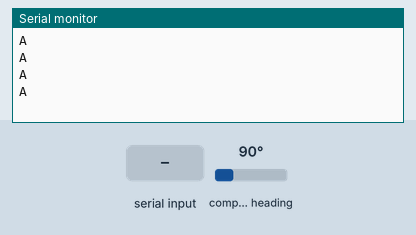
Simulated run of this sketch. Board: Arduino Uno, built with avr-gcc and run on an emulated ATmega328P. On the bench: the last lines printed to the serial monitor. Wiring (inferred from the names in the program): HMC5883L compass at I2C address 0x1E. The inputs (shaded band) are chosen by the test bench; at power-on: compass heading 90°.

Above: at 1.1 s.
1.2 s: "90,45,200\n" received over Serial
At 1.63 s:
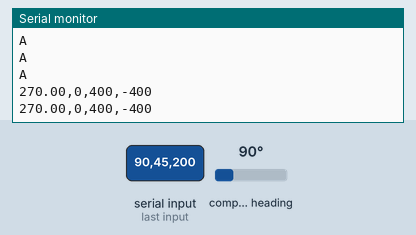
3.4 s: compass heading set to 180°
At 3.45 s:
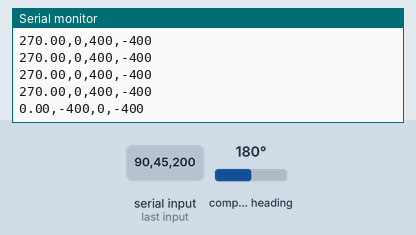
6.4 s: "5\n" received over Serial
At 6.65 s:
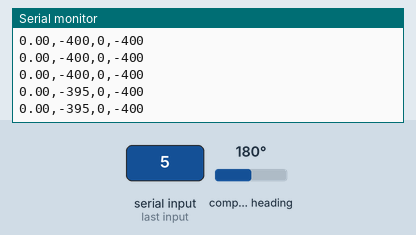
9.4 s: compass heading set to 7°
At 9.4 s:
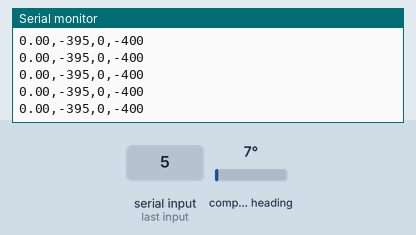
10.9 s: "90\n" received over Serial
At 11.15 s:
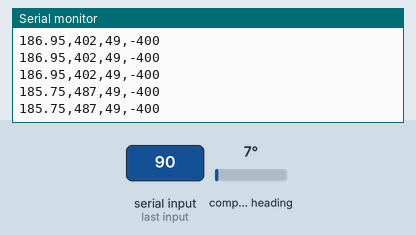
Timing chart, 0 to 13.9 s (numbered marks = the images above; inputs shaded):
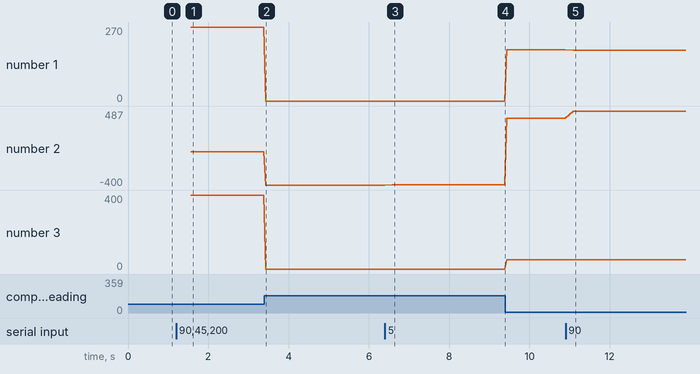

The sketch:

arduinoProcessing.ino
```cpp
#include <Wire.h>

#define Addr 0x1E               // 7-bit address of HMC5883 compass

int xTrim = 0; //70
int yTrim = 0; //109
int angleTrim = 0;

void setup() {
  Serial.begin(9600);
  Serial.setTimeout(20);
  delay(100);                   // Power up delay
  Wire.begin();

  // Set operating mode to continuous
  Wire.beginTransmission(Addr);
  Wire.write(byte(0x02));
  Wire.write(byte(0x00));
  Wire.endTransmission();

  establishContact();
}

void loop() {
  if (Serial.available() > 0) {
    xTrim = Serial.parseInt();
    yTrim = Serial.parseInt();
    angleTrim = Serial.parseInt();
    delay(100);
  }
  else{
    int x, y, z;

    // Initiate communications with compass
    Wire.beginTransmission(Addr);
    Wire.write(byte(0x03));       // Send request to X MSB register
    Wire.endTransmission();

    Wire.requestFrom(Addr, 6);    // Request 6 bytes; 2 bytes per axis
    if(Wire.available() <=6) {    // If 6 bytes available
      x = Wire.read() << 8 | Wire.read();
      z = Wire.read() << 8 | Wire.read();
      y = Wire.read() << 8 | Wire.read();
    }

    y += yTrim;
    x += xTrim;

    // Print raw values
  //  Serial.print("X=");
  //  Serial.print(x);
  //  Serial.print(", Y=");
  //  Serial.print(y);
  //  Serial.print(", Z=");
  //  Serial.println(z);

    double angle = atan2((double)y,(double)x) * (180 / PI) + 180;

    angle += angleTrim;
    if (angle >= 360){
      angle-=360;
    }
    if(angle < 0){
      angle += 360;
    }

    //Serial.print("angle: ");
    Serial.print(angle);
    Serial.println(","+(String)x+","+(String)y+","+(String)z);

    delay(50);
  }
}

void establishContact() {
  while (Serial.available() <= 0) {
  Serial.println("A");   // send a capital A
  delay(300);
  }
}
```

Measured:
- after the input at 1.2 s, the serial monitor: prints a new line after 0.36 s (image 1)
- after the input at 3.4 s, the serial monitor: prints a new line at once (image 2)
- after the input at 6.4 s, the serial monitor: prints a new line after 0.19 s (image 3)
- after the input at 10.9 s, the serial monitor: prints a new line after 0.19 s (image 5)
- plotted number 1: 0 → 186.95 after the input at 9.4 s, 186.95 → 185.75 after the input at 10.9 s
- plotted number 2: -400 → -395 after the input at 6.4 s, -395 → 402 after the input at 9.4 s, 402 → 487 after the input at 10.9 s
- plotted number 3: 0 → 49 after the input at 9.4 s
